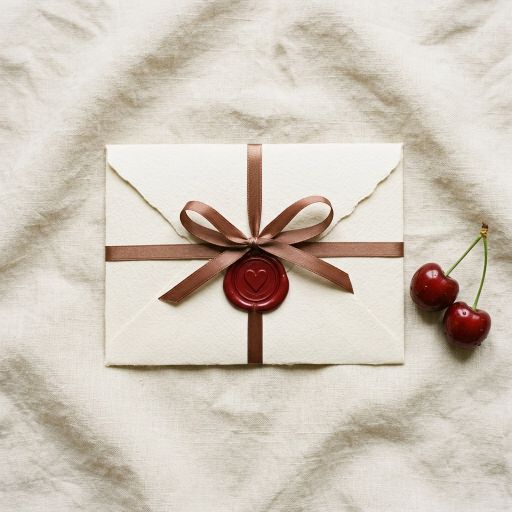
#> input picture assets/ai/hl-konvert.jpg, 1024 x 1024 px (shown at 1/2 size)
$ python prep_highlights.py
#> lines starting #> are read from the running program, lines starting #| are printed output that depends on the picture
"""Crops and colour-grades the photos used on the highlight covers into assets/highlights/.

    python3 tools/prep_highlights.py

Every photo gets the same warm film grade (softer saturation, warm shift, lifted blacks, light grain),
so covers made from different sources read as one set.
"""
from pathlib import Path

import numpy as np
from PIL import Image

ROOT = Path(__file__).resolve().parent.parent
OUT = ROOT / "assets" / "highlights"

# name: (source, crop box or None for the whole image)
SOURCES = {
    "otzyvy-konvert": ("assets/ai/hl-konvert.jpg", None),
    "otzyvy-malina": ("assets/ai/hl-malina.jpg", None),
    "nachinki-srez": ("assets/ai/hl-srez.jpg", None),
    "nachinki-banan": ("assets/ai/nachinka-banan.jpg", (318, 300, 708, 690)),
    "vazhno-barkhat": ("assets/ai/nachinka-barkhat.jpg", (300, 290, 722, 712)),
    "raboty-chai": ("assets/photos/cake-vremya-pit-chai.jpg", (30, 340, 930, 1240)),
    "deserty-trifl": ("assets/photos/trifle-vanilla.jpg", (0, 120, 520, 640)),
    "deserty-karamel": ("assets/photos/trifle-karamel-box.jpg", (0, 36, 302, 338)),
}


def grade(im, seed):
    a = np.asarray(im.convert("RGB")).astype(np.float32)
    lum = a @ np.array([0.299, 0.587, 0.114], dtype=np.float32)
    a = lum[..., None] + (a - lum[..., None]) * 0.86
    a *= np.array([1.03, 1.0, 0.93], dtype=np.float32)
    a = 16 + a * 0.94
    a += np.random.default_rng(seed).normal(0, 3.5, a.shape[:2])[..., None]
    return Image.fromarray(np.clip(a, 0, 255).astype(np.uint8))


def main():
    OUT.mkdir(parents=True, exist_ok=True)
    for i, (name, (src, box)) in enumerate(SOURCES.items()):
        im = Image.open(ROOT / src)
#> im is the input picture: PIL image 1024x1024 RGB; mean R, G, B 207.8, 198.6, 186.8
        if box:
            im = im.crop(box)
        im = im.resize((1080, 1080), Image.LANCZOS)
#> im: PIL image 1080x1080 RGB
        grade(im, i).save(OUT / f"{name}.jpg", quality=92)
#> in grade, `lum = a @ np.array([0.299, 0.587, 0.114], dtype=np.float32)`:
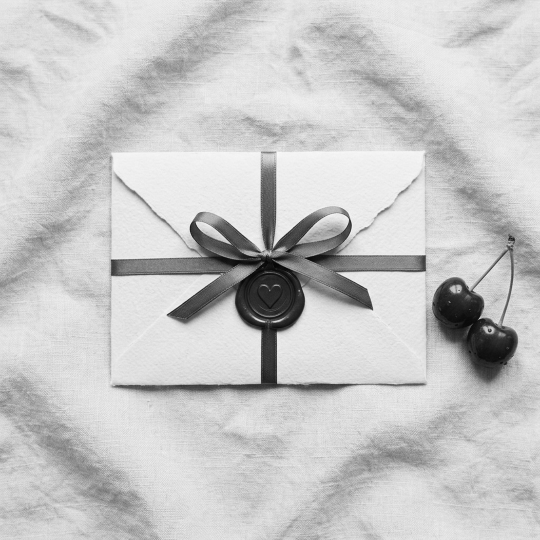
#> lum: shape (1080, 1080) float32 (shown at 1/2 size); min 2.69, max 253.4, mean 200
#> in grade, `a *= np.array([1.03, 1.0, 0.93], dtype=np.float32)`:
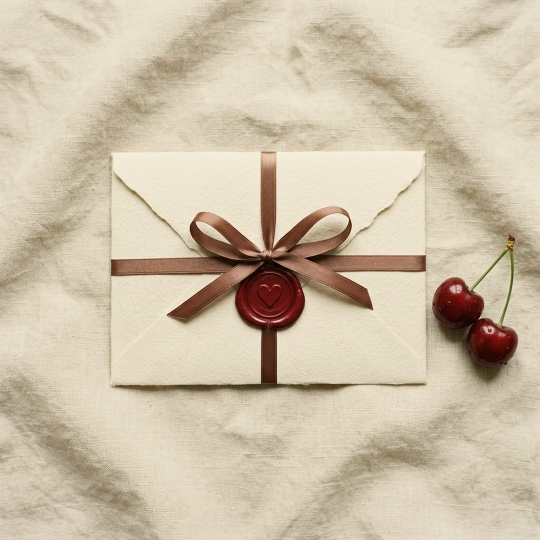
#> a: shape (1080, 1080, 3) float32 (shown at 1/2 size); mean R, G, B 213, 198.9, 175.4; drawn with min black and max white
        print(name)
#> pass 2 of the loop in main, `for i, (name, (src, box)) in enumerate(SOURCES.items()):`:
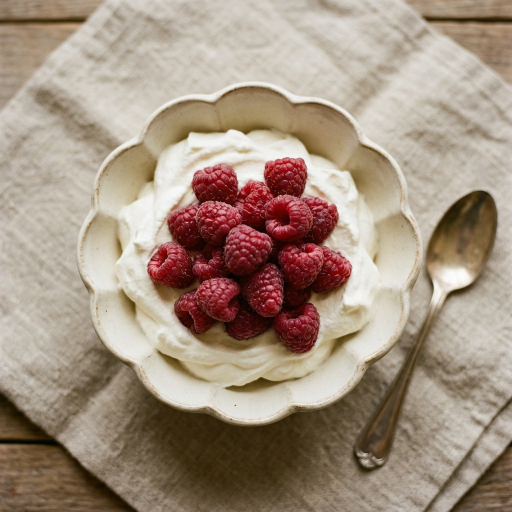
#> input picture assets/ai/hl-malina.jpg, 1024 x 1024 px (shown at 1/2 size)
#> in main, im is the input picture: PIL image 1024x1024 RGB; mean R, G, B 162.7, 144.7, 128.2
#> im: PIL image 1080x1080 RGB
#> in grade (call 2), `lum = a @ np.array([0.299, 0.587, 0.114], dtype=np.float32)`:
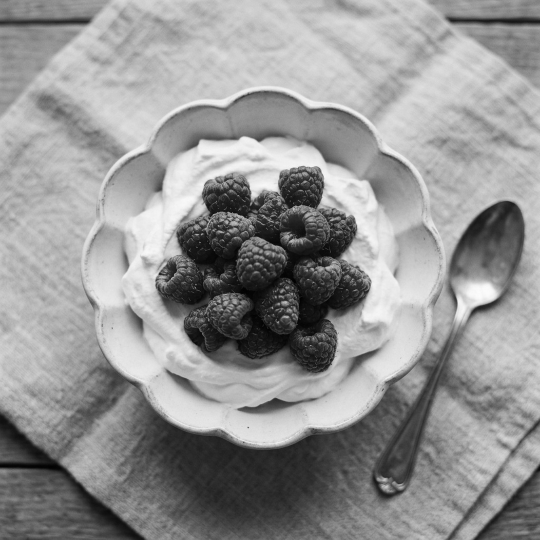
#> lum: shape (1080, 1080) float32 (shown at 1/2 size); min 0.587, max 253.1, mean 148.2
#> in grade (call 2), `a *= np.array([1.03, 1.0, 0.93], dtype=np.float32)`:
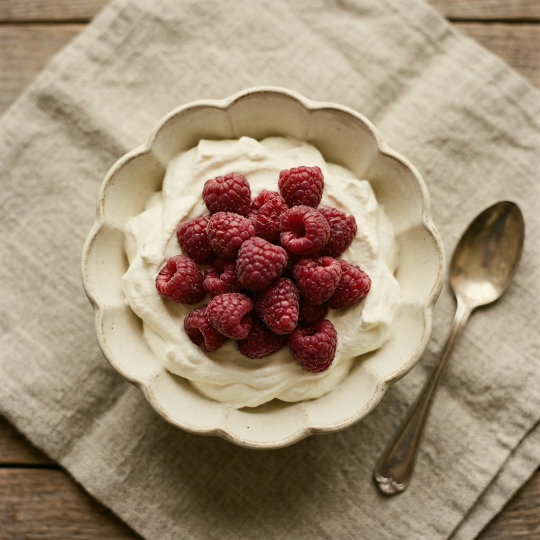
#> a: shape (1080, 1080, 3) float32 (shown at 1/2 size); mean R, G, B 165.5, 145.4, 121.9; drawn with min black and max white
#> pass 3 of the loop in main, `for i, (name, (src, box)) in enumerate(SOURCES.items()):`:
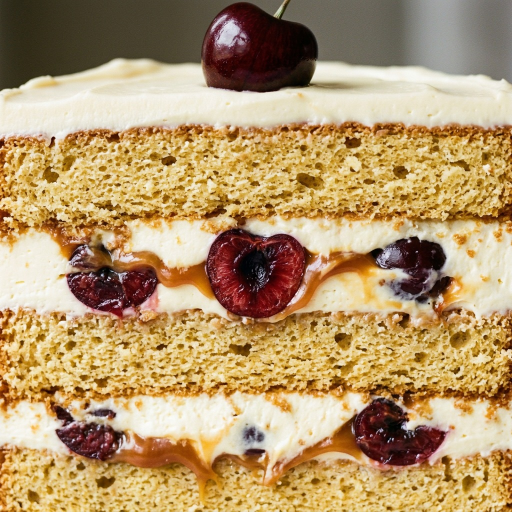
#> input picture assets/ai/hl-srez.jpg, 1024 x 1024 px (shown at 1/2 size)
#> in main, im is the input picture: PIL image 1024x1024 RGB; mean R, G, B 181, 151.2, 107.2
#> im: PIL image 1080x1080 RGB
#> in grade (call 3), `lum = a @ np.array([0.299, 0.587, 0.114], dtype=np.float32)`:
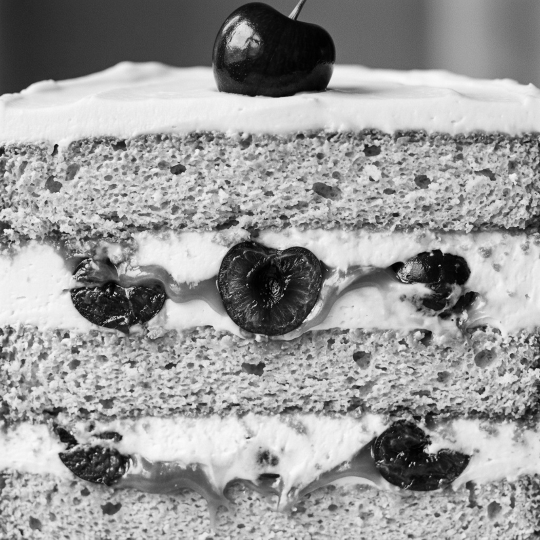
#> lum: shape (1080, 1080) float32 (shown at 1/2 size); min 0, max 254.3, mean 155.1
#> in grade (call 3), `a *= np.array([1.03, 1.0, 0.93], dtype=np.float32)`:
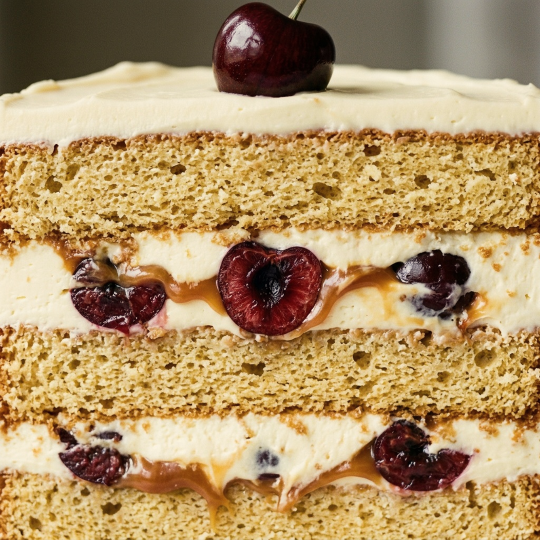
#> a: shape (1080, 1080, 3) float32 (shown at 1/2 size); mean R, G, B 182.7, 151.7, 105.9; drawn with min black and max white
#> the loop made 7 passes; the first 3 are shown


if __name__ == "__main__":
#> (the run stopped early here; a loop or call above may not have finished)
